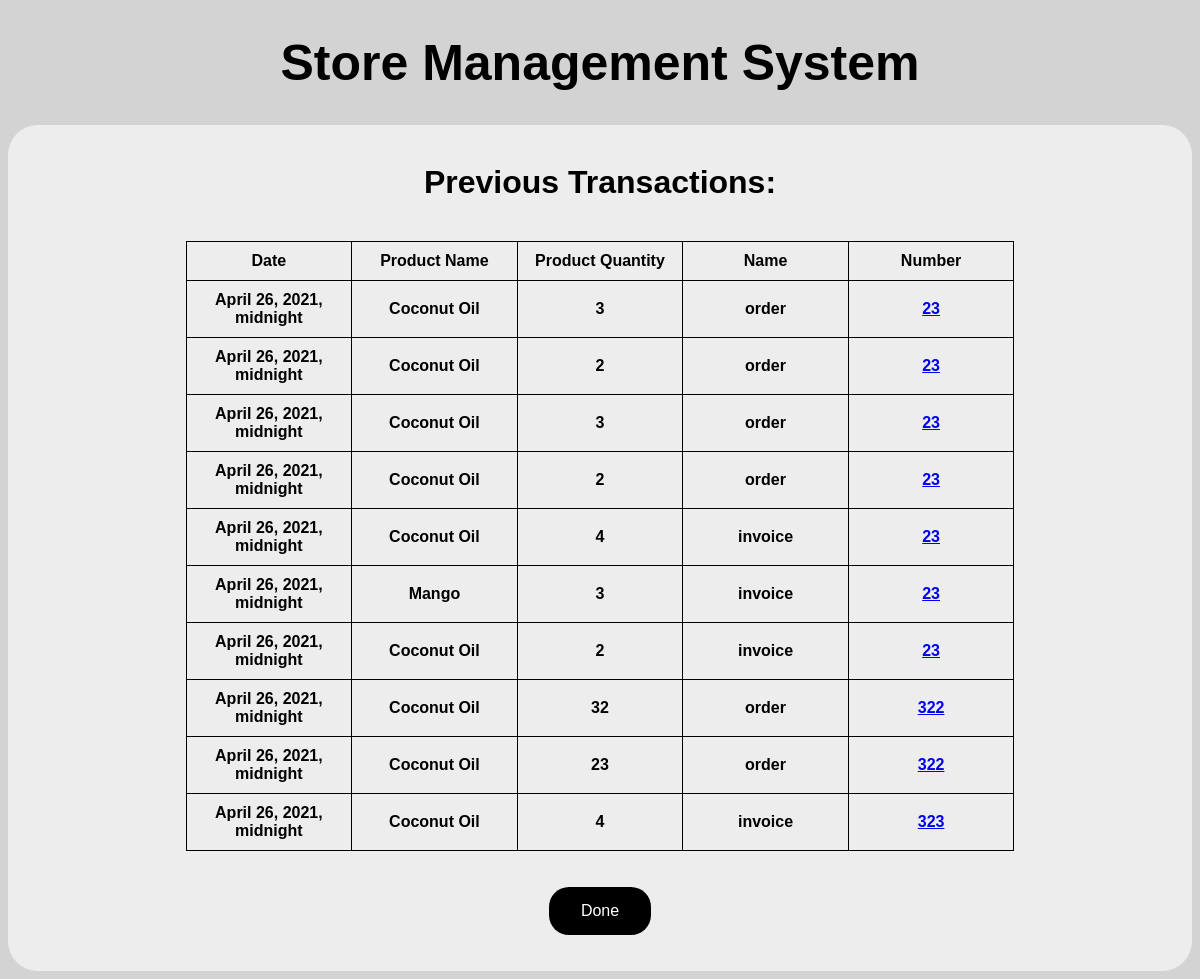
Screenshot of /show_transactions with the database file from the repository.
### storedb/models.py (models this page shows, shortened)
class Transactions(models.Model):
    date = models.DateTimeField()
    prod_name = models.CharField(max_length=30)
    prod_quant = models.IntegerField()
    name = models.CharField(max_length=20)
    number = models.IntegerField()

### storedb/views.py (the view)
# urls.py: path('show_transactions', views.show_transactions),
def show_transactions(request):
    trans_list = Transactions.objects.order_by('-id')[:10]
    return render(request, 'trans_list.html', {'trans_list': trans_list})

### storedb/templates/trans_list.html (shortened to what this page needs)
{% extends "base.html" %}
{% block content %}
<center>
    <h1>Previous Transactions:</h1><br>
<table>
       <tr>
           <td>Date</td>
           <td>Product Name</td>
           <td>Product Quantity</td>
           <td>Name</td>
           <td>Number</td>
       </tr>
{% for t in trans_list %}
        <tr>
            <td>{{t.date}}</td>
            <td>{{t.prod_name}}</td>
            <td>{{t.prod_quant}}</td>
            <td>{{t.name}}</td>
            <td><a href="{{t.name}}/{{t.number}}">{{t.number}}</a></td>
        </tr>
{% endfor %}
</table><br><br>
<form action="cancel" method="post">
            <button type="submit">Done</button>
    </form>
<br><br>
{% endblock content %}

### storedb/templates/base.html (style rules this page uses)
html { background: #D3D3D3 ; font-family: Verdana, sans-serif; }
table, th, td { table-layout: fixed; border: 1px solid black; border-collapse: collapse; width: 70%; text-align: center; padding: 10px; }
button { background-color:black; border: medium; border-color: black; color: white; padding: 15px 32px; text-align: center; border-radius: 20px; font-size: 16px; }

### rows the page displays
Transactions: date "April 26, 2021, midnight", prod_name "Coconut Oil", prod_quant "3", name "order", number "23"
Transactions: date "April 26, 2021, midnight", prod_name "Coconut Oil", prod_quant "2", name "order", number "23"
Transactions: date "April 26, 2021, midnight", prod_name "Coconut Oil", prod_quant "3", name "order", number "23"
Transactions: date "April 26, 2021, midnight", prod_name "Coconut Oil", prod_quant "2", name "order", number "23"
Transactions: date "April 26, 2021, midnight", prod_name "Coconut Oil", prod_quant "4", name "invoice", number "23"
Transactions: date "April 26, 2021, midnight", prod_name "Mango", prod_quant "3", name "invoice", number "23"
Transactions: date "April 26, 2021, midnight", prod_name "Coconut Oil", prod_quant "2", name "invoice", number "23"
Transactions: date "April 26, 2021, midnight", prod_name "Coconut Oil", prod_quant "32", name "order", number "322"
Transactions: date "April 26, 2021, midnight", prod_name "Coconut Oil", prod_quant "23", name "order", number "322"
Transactions: date "April 26, 2021, midnight", prod_name "Coconut Oil", prod_quant "4", name "invoice", number "323"
